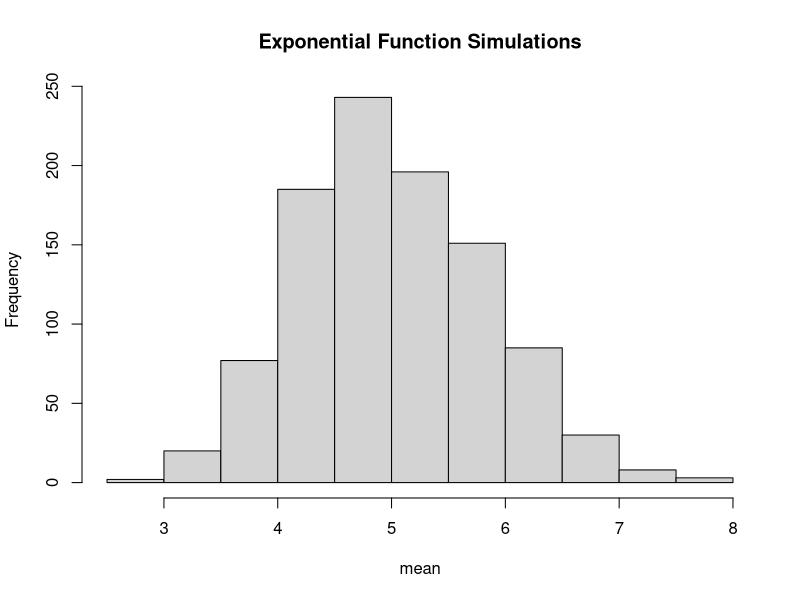
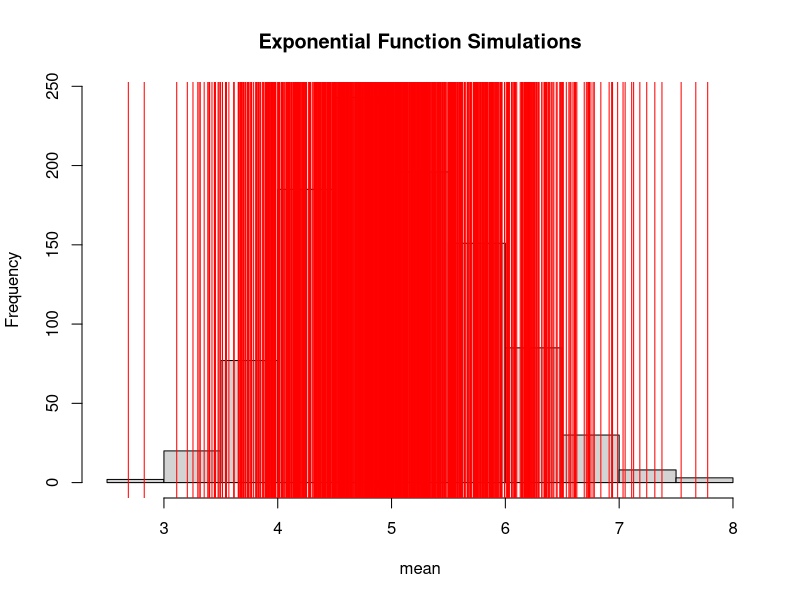
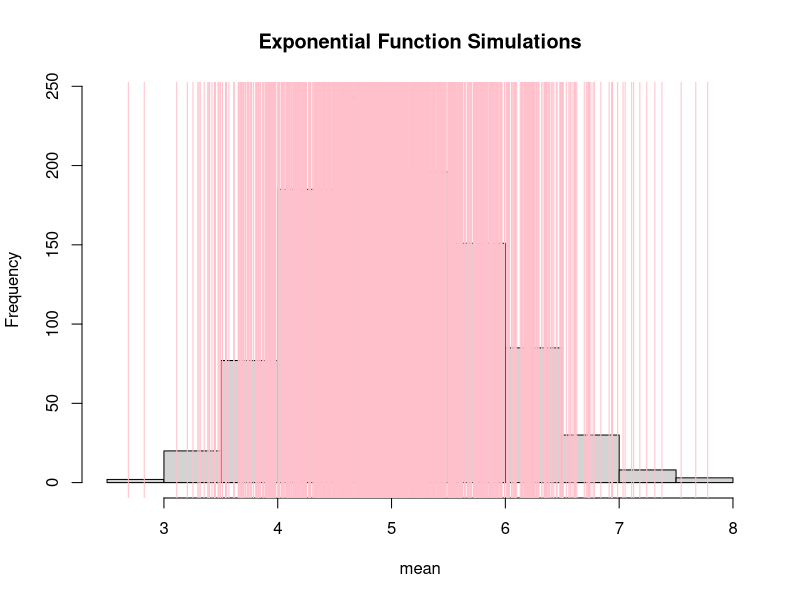
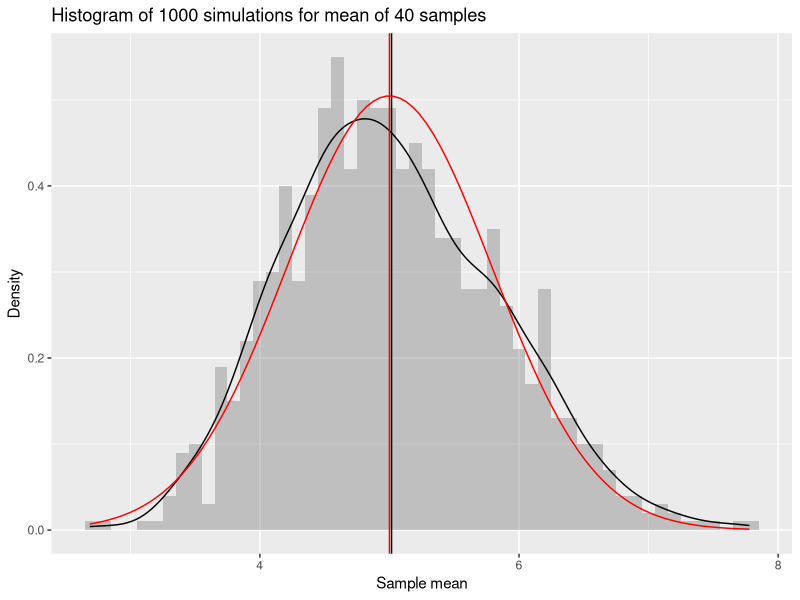
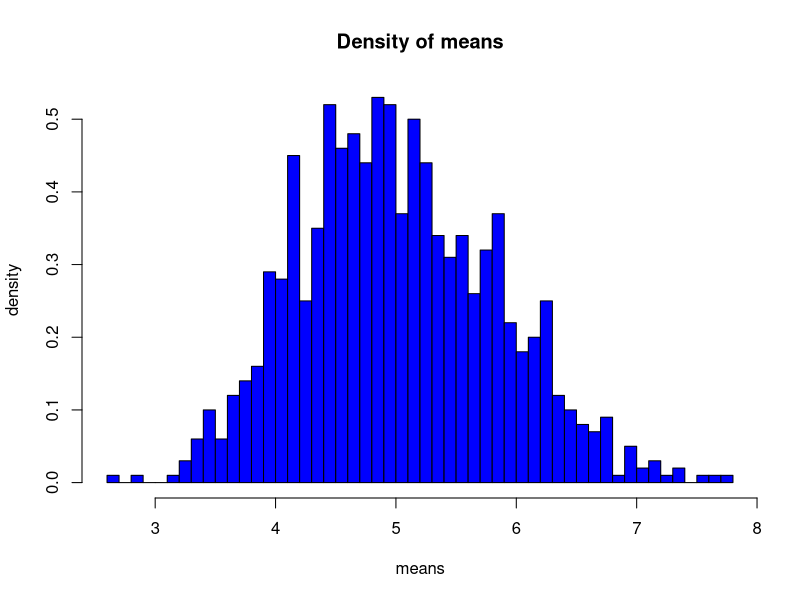
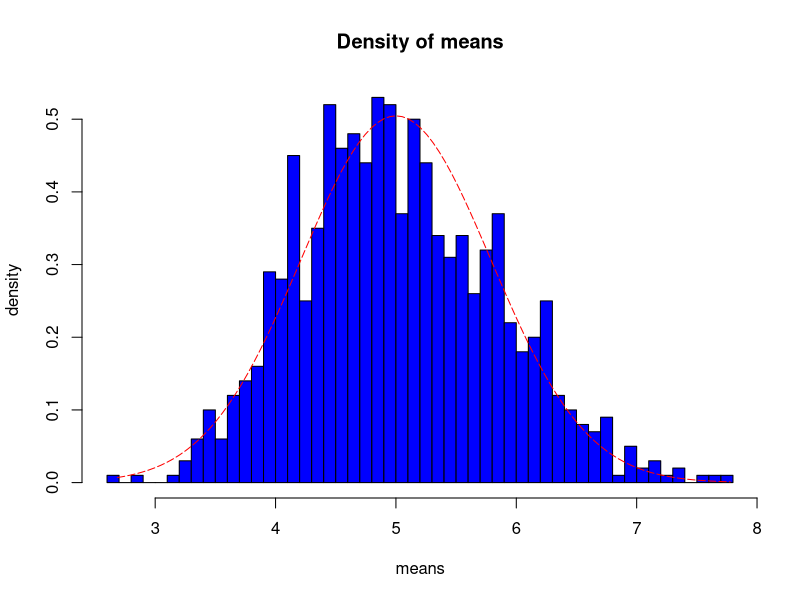
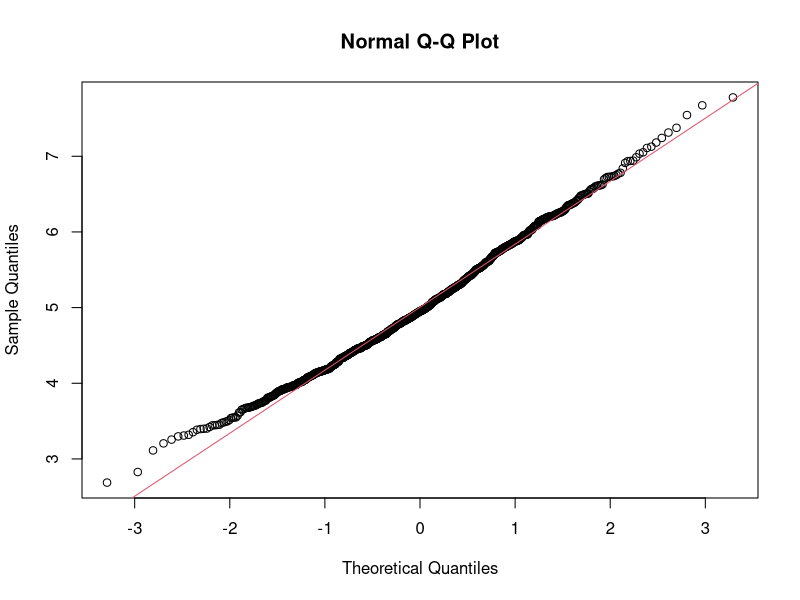

Generate these figures, in order, with R:
## ---- chunk 1

## ---- chunk 2


library(cowplot)
library(ggplot2)
## ---- chunk 3
lambda <- 0.2
sample_num <- 40
sim_num <- 1000
## ---- chunk 4
set.seed(2) #for reproducibility purposes
mean_sim_num <- replicate(1000, mean(rexp(sample_num, rate = lambda)))
## ---- chunk 5
1/lambda

# The mean othe 40 samples 1000 times
mean(mean_sim_num)
## ---- chunk 6
hist(mean_sim_num, xlab = "mean", main = "Exponential Function Simulations")
## ---- chunk 7
hist(mean_sim_num, xlab = "mean", main = "Exponential Function Simulations")
abline(v = mean_sim_num, col = "red")
## ---- chunk 8
hist(mean_sim_num, xlab = "mean", main = "Exponential Function Simulations")
abline(v = mean_sim_num, col = "pink")
## ---- chunk 9
ggplot(data = as.data.frame(mean_sim_num), aes(x = mean_sim_num)) +
        geom_histogram(binwidth = 0.1, aes(y = ..density..), alpha = 0.3) +
        geom_density(color = 'black') + #density curve of the sample distribution
        geom_vline(xintercept = mean(mean_sim_num), color = 'black') +
        stat_function(fun = dnorm, args = list(mean = 1/lambda, sd = 1/lambda/sqrt(sample_num)), color = 'red') +
        geom_vline(xintercept = 1/lambda, color = 'red') +
        xlab('Sample mean') +
        ylab('Density') +
        ggtitle('Histogram of 1000 simulations for mean of 40 samples')
## ---- chunk 10
sd_dv_dist <- sd(mean_sim_num)
sd_dv_dist
## ---- chunk 11
sd_dv_theory <- (1  / lambda) / sqrt(sample_num)
sd_dv_theory
## ---- chunk 12
variance_dist <- sd_dv_dist^2
variance_dist
## ---- chunk 13
variance_theory <- ((1 / lambda)*(1 / sqrt(sample_num)))^2
variance_theory
## ---- chunk 14
xfit <- seq(min(mean_sim_num), max(mean_sim_num), length=100)
yfit <- dnorm(xfit, mean=1/lambda, sd=(1/lambda/sqrt(sample_num)))
## ---- chunk 15
hist(mean_sim_num,breaks=sample_num,prob=T,col="blue",xlab = "means",main="Density of means",ylab="density")
## ---- chunk 16
hist(mean_sim_num,breaks=sample_num,prob=T,col="blue",xlab = "means",main="Density of means",ylab="density")
lines(xfit, yfit, pch=22, col="red", lty=5)
## ---- chunk 17
qqnorm(mean_sim_num)
qqline(mean_sim_num, col = 2)

